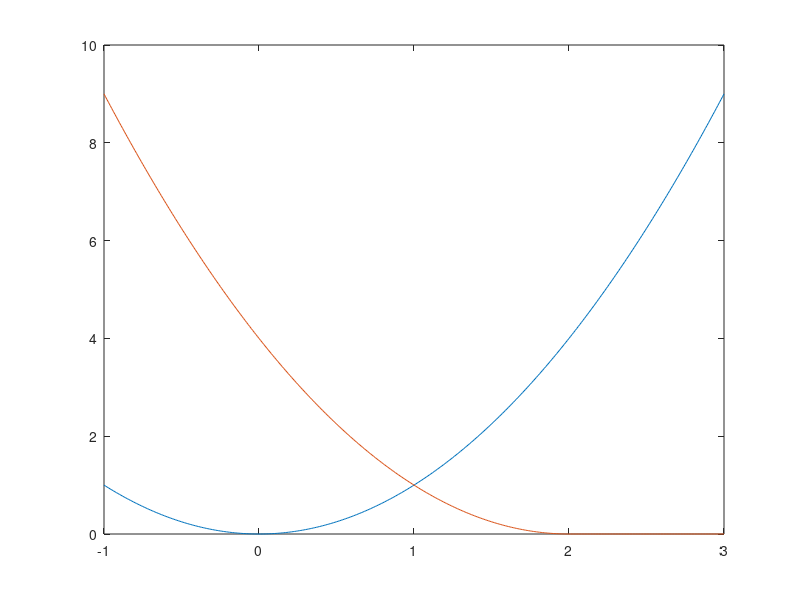
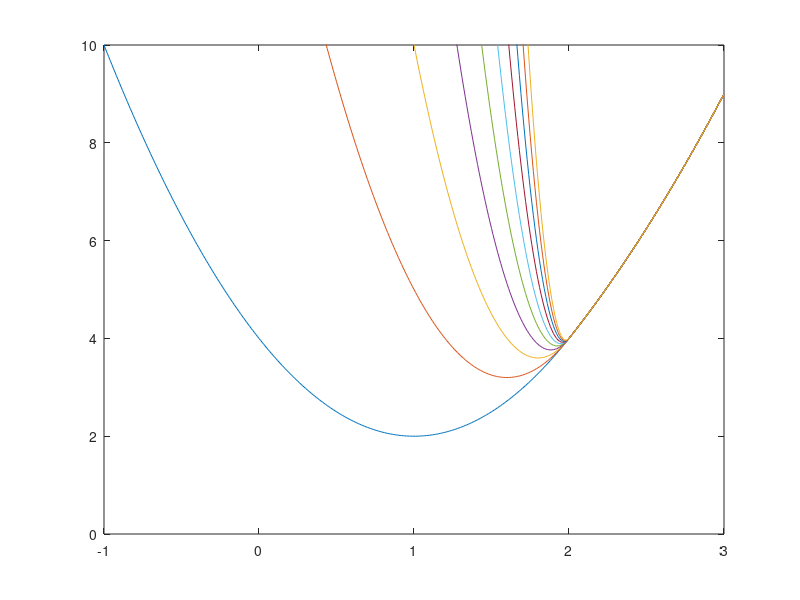

The MATLAB script that drew these images, in order:
clear all
x = -1:0.01:3;
f = x.^2;
g = 2-x;
p1 = max(zeros(size(x)),g);
p = p1.^2;

figure (1)
plot(x,f,x,p)

figure (2)

for i = 1:10
c=i^2;
q = f + c*p;
plot(x,q)
hold on
end

hold off
axis([-1 3 0 10])